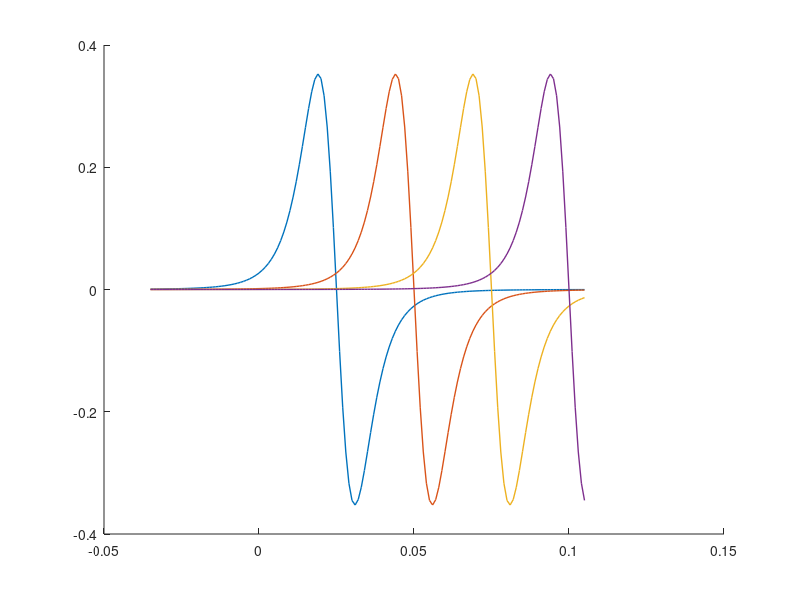

Source code (MATLAB):
%% Drawing of magman

c1 = 5.52e-10;
c2 = 1.75e-4;

x = -0.035:1e-3:0.105;

magnetforces = zeros(4,length(x));
figure(1)
hold on;
for m=1:4
    for i=1:length(x)
        magnetforces(m,i) = (-c1*(x(i)-0.025*m))/((x(i)-0.025*m)^2+c2)^3;
    end
    %linecolor = [0.7 0.7 0.7];
    linecolor = [1 1 1];
    linewidth = 1;
    linestyle = '-';
    %if m==3
    %    linecolor = [0 0 0];
    %    linewidth = 1;
    %    linestyle = '--';
    %end
        %plot(x,magnetforces(m,:),'color',linecolor,'LineWidth',linewidth,'LineStyle',linestyle)
        plot(x,magnetforces(m,:),'LineWidth',linewidth)
end


